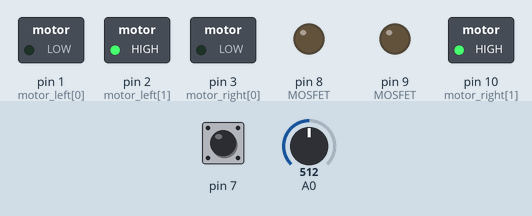
This sketch was run on a simulated Arduino Uno, built with avr-gcc and run on an emulated ATmega328P. Parts: switched loads named in the sketch (green lamp = pin HIGH), output pins drawn as LEDs (lit = HIGH). Inputs (shaded band) come from the test bench; at power-on: A0 = 512, pin 7 HIGH.

Above: at 1.2 s.
1.3 s: A0 set to 482
4.3 s: pin 7 pulled LOW for 0.15 s
At 4.9 s:
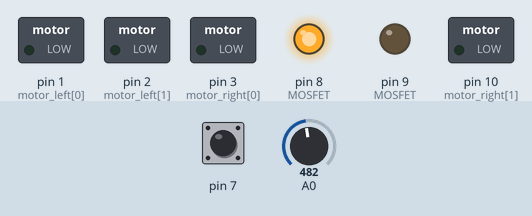
7.4 s: A0 set to 510
At 9.4 s:
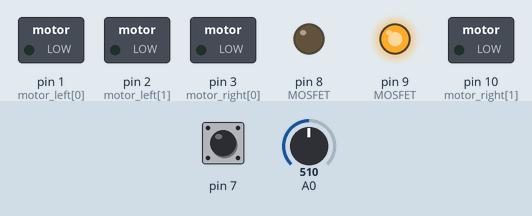
10.0 s: pin 7 pulled LOW for 1 s
At 10.7 s:
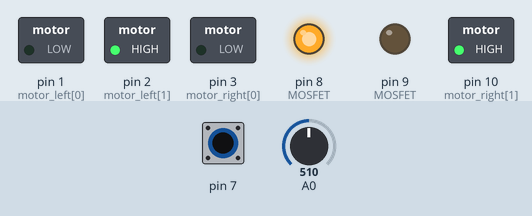
12.5 s: pin 7 pulled LOW for 3.2 s
At 13.9 s:
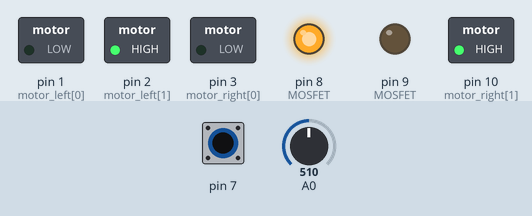
17.2 s: A0 set to 490
Timing chart, 0 to 21.2 s (numbered marks = the images above; inputs shaded):
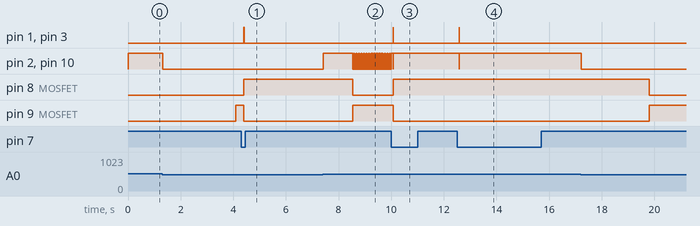

Measured:
- after the input at 4.3 s, pin 1 (motor_left[0]), pin 3 (motor_right[0]): LOW → HIGH after 0.10 s, → LOW 0.01 s later; pin 8 (MOSFET): LOW → HIGH after 0.10 s; pin 9 (MOSFET): HIGH → LOW after 0.10 s
- after the input at 7.4 s, pin 2 (motor_left[1]), pin 10 (motor_right[1]): LOW → HIGH at once, then repeats every 0.05 s: LOW 0.04 s, HIGH 0.01 s
- after the input at 10.0 s, pin 1 (motor_left[0]), pin 3 (motor_right[0]): LOW → HIGH after 0.08 s, → LOW 0.01 s later; pin 8 (MOSFET): LOW → HIGH after 0.08 s; pin 9 (MOSFET): HIGH → LOW after 0.08 s
- after the input at 12.5 s, pin 1 (motor_left[0]), pin 3 (motor_right[0]): LOW → HIGH after 0.08 s, → LOW 0.01 s later; pin 8 (MOSFET): stays HIGH (without the input it goes to LOW after 2.6 s); pin 9 (MOSFET): stays LOW (without the input it goes to HIGH after 2.6 s)

The sketch:

firmware.ino
```cpp
#include <CapacitiveSensor.h>

CapacitiveSensor   cs_6_7 = CapacitiveSensor(6,7);        // 10M resistor between pins 4 & 2, pin 2 is sensor pin, add a wire and or foil if desired

// Variables will change:
int buttonReading;
int buttonState;             // the current reading from the input pin
int lastButtonState = LOW;   // the previous reading from the input pin

// the following variables are long's because the time, measured in miliseconds,
// will quickly become a bigger number than can be stored in an int.
long lastDebounceTime = 0;  // the last time the output pin was toggled
long debounceDelay = 50;    // the debounce time; increase if the output flickers

int motor_left[] = {1, 2};
int motor_right[] = {3, 10};

int limit_switches = 1023;

long runTime = 4000;

void setup()
{
   cs_6_7.set_CS_AutocaL_Millis(0xFFFFFFFF);     // turn off autocalibrate on channel 1 - just as an example
   pinMode(8,OUTPUT); //MOSFET
   pinMode(9,OUTPUT); //MOSFET
   pinMode(1,OUTPUT); //MOTOR 1A
   pinMode(2,OUTPUT); //MOTOR 2A
   pinMode(3,OUTPUT); //MOTOR 3A
   pinMode(10,OUTPUT); //MOTOR 4A
}

void loop()
{
    delay(10);// arbitrary delay

    limit_switches = analogRead(0);

    if (limit_switches < 500){
      motor_stop();
    }
    else if (limit_switches < 800){
     drive_backward();
    }

    long total1 =  cs_6_7.capacitiveSensor(120);

    if (total1>100){
      buttonReading = 1;
    }
    else {
      buttonReading = 0;
    }

  // If the switch changed, due to noise or pressing:
  if (buttonReading != lastButtonState) {
    // reset the debouncing timer
    lastDebounceTime = millis();
  }

  if ((millis() - lastDebounceTime) > debounceDelay) {
    // whatever the reading is at, it's been there for longer
    // than the debounce delay, so take it as the actual current state:

    // if the button state has changed:
    if (buttonReading != buttonState) {
      buttonState = buttonReading;

      // only toggle the LED if the new button state is HIGH
      if (buttonState == HIGH) {
        digitalWrite(8,HIGH);
        digitalWrite(9,LOW);
        drive_forward();
      }
    }
  }
  if ((millis() - lastDebounceTime) > debounceDelay+runTime) {
        digitalWrite(9,HIGH);
        digitalWrite(8,LOW);
        motor_stop();
  }
  lastButtonState = buttonReading;
}

void motor_stop(){
digitalWrite(motor_left[0], LOW);
digitalWrite(motor_left[1], LOW);

digitalWrite(motor_right[0], LOW);
digitalWrite(motor_right[1], LOW);
delay(25);
}

void drive_forward(){
digitalWrite(motor_left[0], HIGH);
digitalWrite(motor_left[1], LOW);

digitalWrite(motor_right[0], HIGH);
digitalWrite(motor_right[1], LOW);
}

void drive_backward(){
digitalWrite(motor_left[0], LOW);
digitalWrite(motor_left[1], HIGH);

digitalWrite(motor_right[0], LOW);
digitalWrite(motor_right[1], HIGH);
}
```
